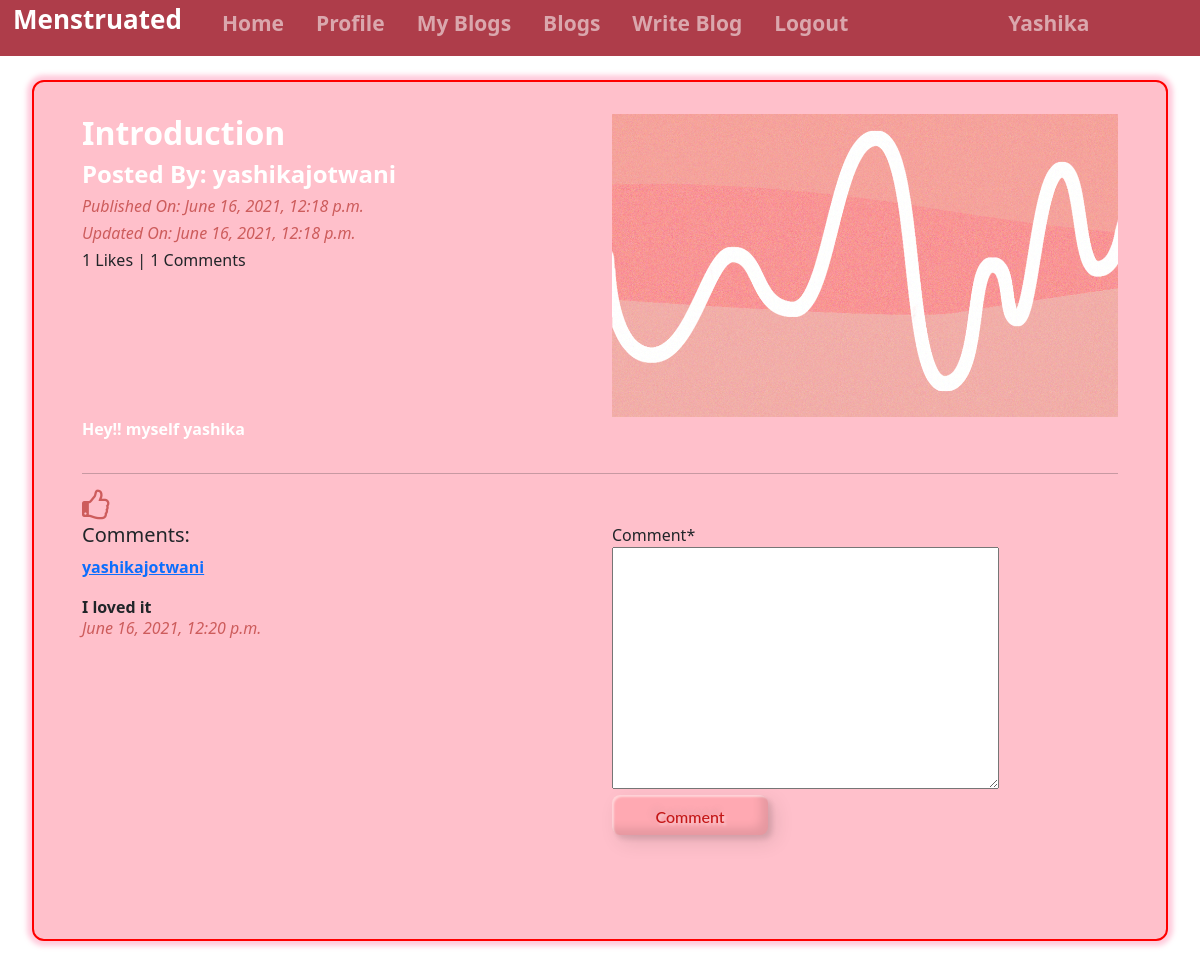
/blog/details/Introduction-64f2bc08-805b-4c10-9071-07c76e926e75 (signed in), run on the app's committed database.
### App_Blog/models.py (models this page shows, shortened)
class Blog(models.Model):
    author = models.ForeignKey(User, on_delete=models.CASCADE,related_name='post_author')
    blog_title = models.CharField(max_length=264, verbose_name="Put a Title")
    slug = models.SlugField(max_length=264, unique=True)
    blog_content = models.TextField(verbose_name="What is on your mind?")
    blog_image = models.ImageField(upload_to='blog_images', verbose_name="Blog Image")
    public_date = models.DateTimeField(auto_now_add = True)
    update_date = models.DateTimeField(auto_now=True)
    class Meta:
        ordering =['-public_date']

class Comment(models.Model):
    blog = models.ForeignKey(Blog,on_delete=models.CASCADE,related_name='blog_comment')
    user = models.ForeignKey(User, on_delete=models.CASCADE,related_name='user_comment')
    comment =models.TextField()
    comment_date = models.DateTimeField(auto_now_add=True)
    class Meta:
        ordering =['-comment_date']

### App_Blog/views.py (the view, shortened to what this page needs)
# urls.py: path('details/<slug:slug>',views.blog_details,name='blog_details'),
def blog_details(request,slug):
     blog = Blog.objects.get(slug=slug)
     comment_form = CommentForm()
     already_liked = Likes.objects.filter(blog=blog,user=request.user)
     if already_liked:
          liked=True
     else:
          liked=False
     return render(request,'App_Blog/blog_details.html', context={'blog':blog,'comment_form':comment_form,'liked':liked})

### App_Blog/forms.py
class CommentForm(forms.ModelForm):
    class Meta:
         model = Comment
         fields =('comment',)

### templates/App_Blog/blog_details.html (shortened to what this page needs)
{% extends 'Base.html' %}
{%  load crispy_forms_tags %}
{% block body_block %}
<div class="blogmore">
  <div class="row">
    <div class="col-sm-6">
    <h2>{{blog.blog_title}}</h2>
    <h4>Posted By: {{blog.author}}</h4>
    <i> <h6> Published On: {{blog.public_date}} </h6></i>
    <i> <h6> Updated On: {{blog.update_date}} </h6></i>
    <h6>{{ blog.liked_blog.count }} Likes | {{ blog.blog_comment.count }} Comments</h6>
    </div>
    <div class="col-sm-6">
    <img src="/media/{{blog.blog_image}}" width="100%">
    </div>
    {{blog.blog_content | linebreaks }}
    </div>
    <hr>
    {%  if not liked %}
    <a href="{%  url 'App_Blog:liked_post' pk=blog.pk %}">
    <i class="fa fa-thumbs-o-up fa-2x"></i>
    </a>
    {% else %}
    <a href="{%  url 'App_Blog:unliked_post' pk=blog.pk %}">
    <i class="fa fa-thumbs-o-down fa-2x"></i>
    </a>
    {% endif %}
    <div class="row">
    <div class="col-sm-6">
    <h5>Comments:</h5>
    {% for comment in blog.blog_comment.all %}
    <p> <a href="#">{{ comment.user }}</a> </p>
       <b>{{ comment.comment}} </b> <br>
     <h6> <i>{{comment.comment_date}}</i> </h6>
    {% endfor %}
    </div>
    <div class="col-sm-6">
        <form method="post">
          {{ comment_form | crispy   }}
          <button type="submit" class="custom-btn btn-2">Comment</button>
        </form>
    </div>
    </div>
    <br><br><br>
</div>
{% endblock %}

### templates/Base.html (shortened to what this page needs)
<!DOCTYPE html>
{% load static %}
<html lang="en">
<head>
    <link href="https://cdn.jsdelivr.net/npm/bootstrap@5.0.1/dist/css/bootstrap.min.css" rel="stylesheet"
>
    <link rel="stylesheet" type="" href="https://maxcdn.bootstrapcdn.com/font-awesome/4.6.3/css/font-awesome.min.css">
    <link href="{% static 'css/base.css' %}" rel="stylesheet" />
</head>
<body>
    <nav class="navbar navbar-expand-sm bg-dark navbar-dark">
        <ul class="navbar-nav">
            <li class="nav-item active">
            </li>
            <li class="nav-item active" id="mainname" style="align-items: center;
            margin: 0rem 8px;
            font-size: 26px;
            color: white;
            font-weight: bold;
            margin-right: 1rem;">Menstruated</li>
            <li class="nav-item active">
                <a class="nav-link" href="{% url 'index' %}">Home</a>
            </li>
            {% if user.is_authenticated %}
            <li class="nav-item active">
                <a class="nav-link" href="{% url 'App_Login:profile' %}">Profile</a>
            </li>
            <li class="nav-item active">
                <a class="nav-link" href="{% url 'App_Blog:my_blogs' %}">My Blogs</a>
            </li>
            <li class="nav-item active">
                <a class="nav-link" href="{% url 'App_Blog:blog_list' %}">Blogs</a>
            <li class="nav-item active">
                    <a class="nav-link" href="{% url 'App_Blog:create_blog' %}">Write Blog</a>
            </li>
            <li class="nav-item active">
                <a class="nav-link" href="{% url 'App_Login:logout' %}">Logout</a>
            </li>
            </li>
            <li>
                <a class="nav-link" style="margin-left: 9rem;" href=""> {{ user.username }}</a>
            {% endif %}
        </ul>
    </nav>
    <div class="containermain">
        <div class="main">
            {% block body_block %}
            {% endblock %}
        </div>
    </div>
</body>
</html>

### static/css/base.css (style rules this page uses)
* { margin: 0; padding: 0; box-sizing: border-box; }
html { scroll-behavior: smooth; }
body { font-family: 'Segoe UI', Tahoma, Geneva, Verdana, sans-serif; }
.navbar { margin-top: 0.5rem; margin-bottom: 0.5rem; }
.navbar a { text-decoration: none; margin-left: 1rem; color: whitesmoke; font-size: 21px; font-weight: bold; }
.custom-btn { width: 156px; height: 40px; color: #fff; border-radius: 8px; padding: 10px 25px; font-family: 'Lato', sans-serif; font-weight: 500; font-size: 16px; background: transparent; cursor: pointer; transition: all 0.3s ease; position: relative; display: inline-block; box-shadow: inset 2px 2px 2px 0px rgba(255,255,255,.5), inset -7px -7px 10px 0px rgba(0,0,0,.1),7px 7px 20px 0px rgba(0,0,0,.1), 4px 4px 5px 0px rgba(0,0,0,.1); text-shadow: 2px 2px 3px rgba(255,255,255,.5), -4px -4px 6px rgba(116, 125, 136, .2); outline: none; }
.btn-2 { background-color: #ffa9b2; color: #c41717; border: none; }
.btn-2:before { height: 0%; width: 2px; }
.navbar { margin-top: -0.5rem !important; margin-bottom: -0.5rem !important; }
.bg-dark { background-color: #ab3643f5 !important; }
.blogmore { margin: 2rem; background: pink; padding: 2rem 3rem; border: 2px solid red; border-radius: 12px; box-shadow: 0 0 5px 5px rgb(255 112 158 / 36%); }
.blogmore h2,h4,p { color: white; font-weight: bold; }
.blogmore i { color: indianred; }

### data on the page
Blog: blog_title "Introduction", author "yashikajotwani", public_date "June 16, 2021, 12:18 p.m.", update_date "June 16, 2021, 12:18 p.m.", liked_blog.count "1", blog_comment.count "1", blog_image (picture), blog_content "Hey!! myself yashika"
Comment: user "yashikajotwani", comment "I loved it", comment_date "June 16, 2021, 12:20 p.m."

### other printed values
{{ user.username }} "Yashika"
